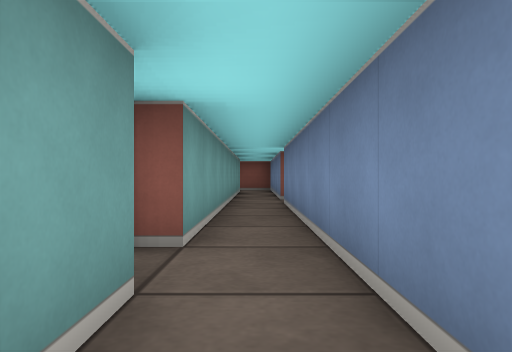
View 1 (above)

21 first-person views from a walk through a cub3D level. The camera is about half as high as the walls, looks level and sees 70° across. The floor is counted in squares. Each view is taken from the middle of a square. On the plan, view 1 faces up. The plan holds only what a view shows up to about 9 squares ahead; the rest is blank.

View 2
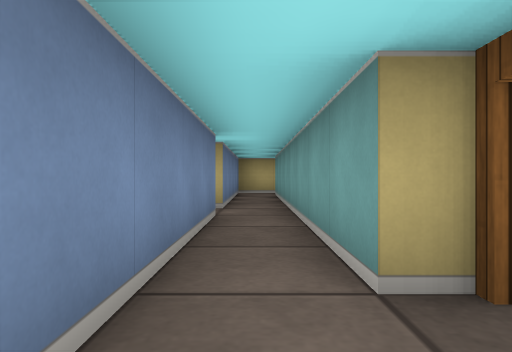

View 3
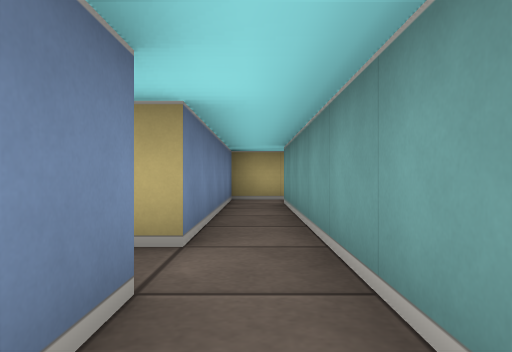

View 4
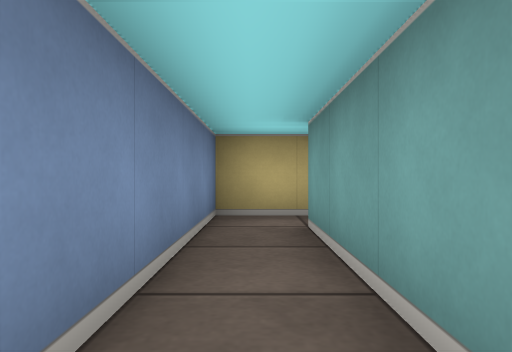

View 5
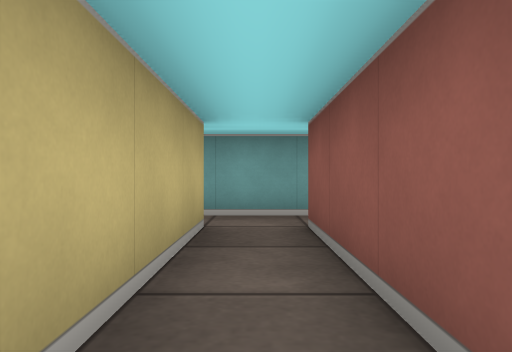

View 6
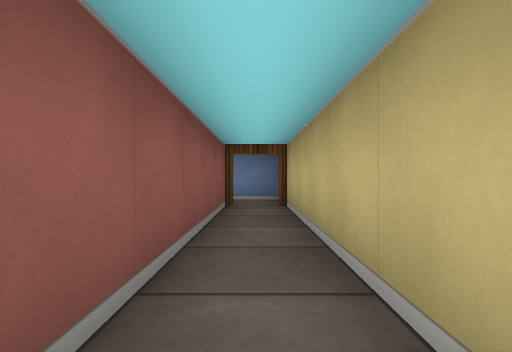

View 7
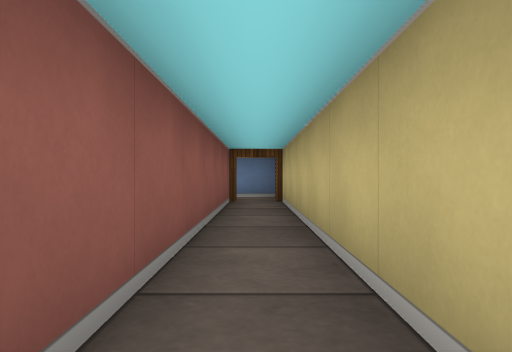

View 8
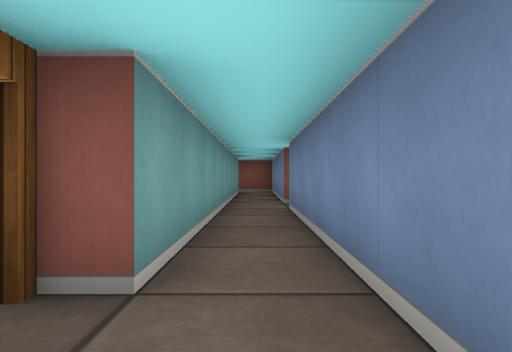

View 9
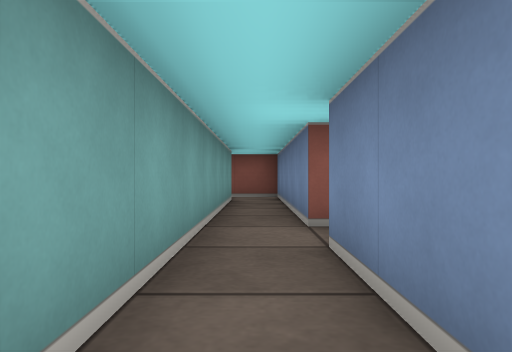

View 10
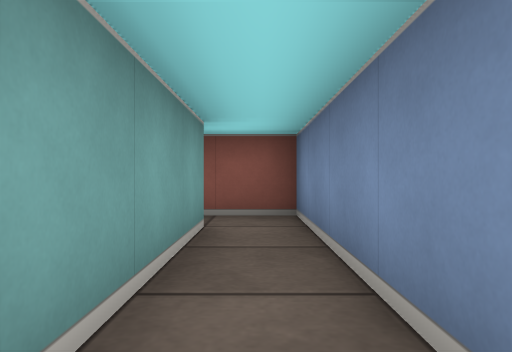

View 11
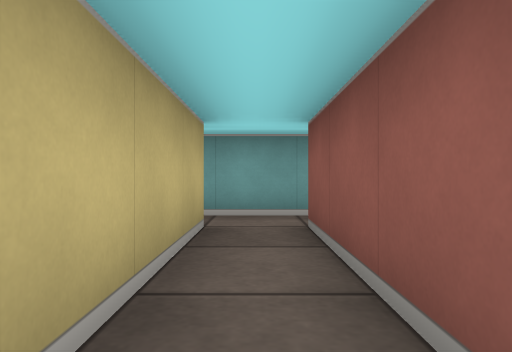

View 12
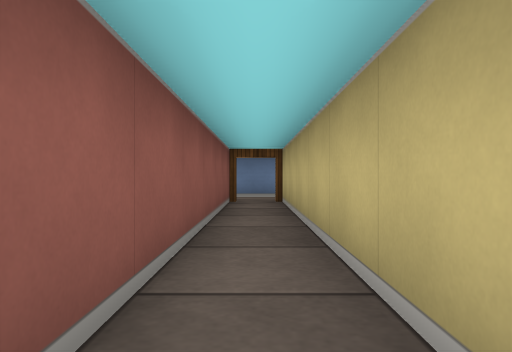

View 13
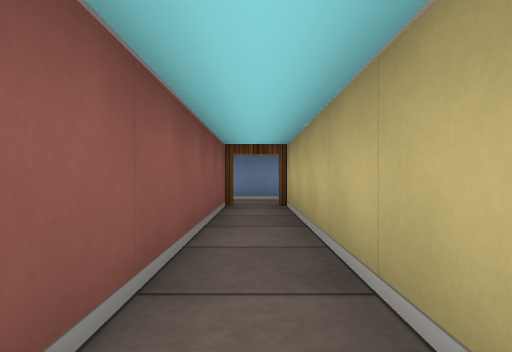

View 14
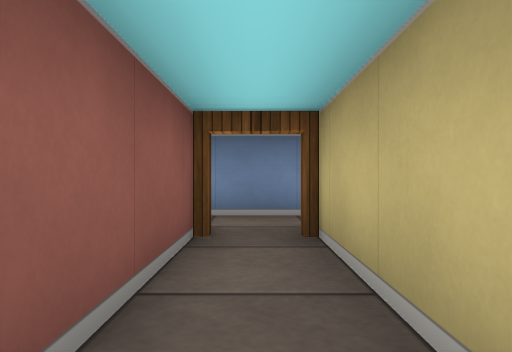

View 15
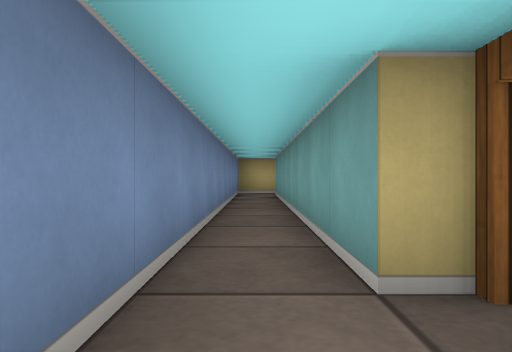

View 16
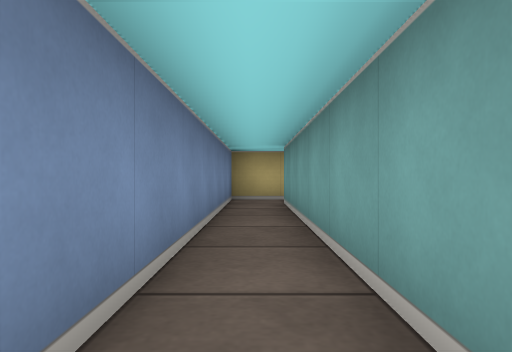

View 17
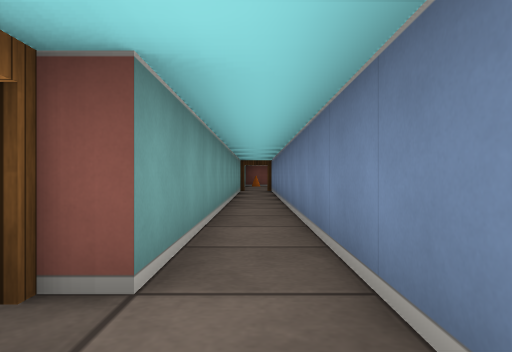

View 18
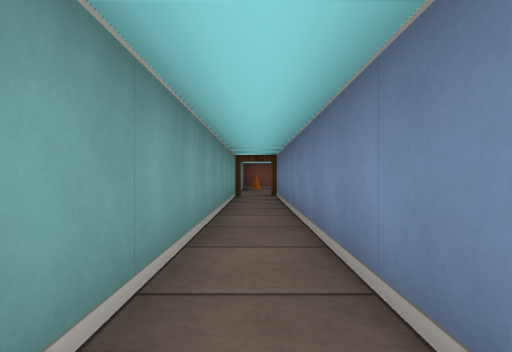

View 19
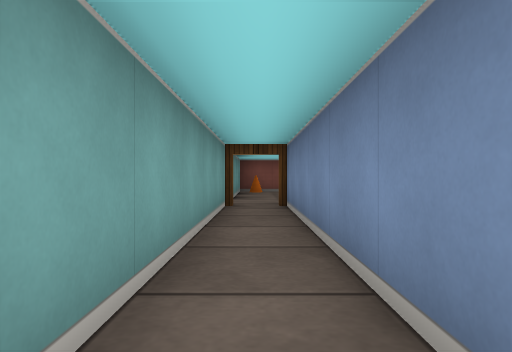

View 20
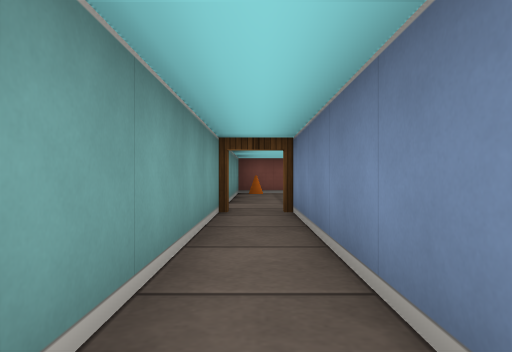

View 21
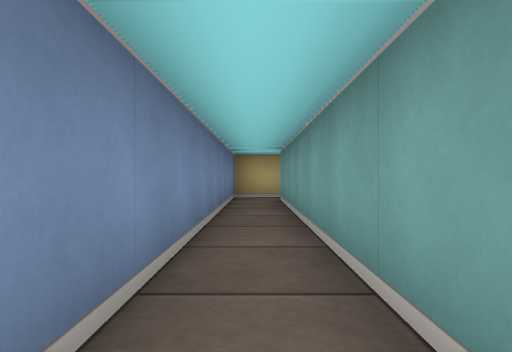

### Floor plan
Ten units are one square. View 1 is at (0, 0); x grows to the right and y downward. Boxes are objects, and circles mark ways between rooms. Rooms are numbered by the first view taken in them; rooms with no view inside come last. Other rooms are left out.
<svg viewBox="-15 -186 105 266">
<path fill="none" stroke="#000" d="M-5 -15 -5 65M-8 75 5 75 5 25 70 25M71 15 5 15 5 -65M-5 -65 -5 -25M5 -65 75 -65M-5 -115 -5 -65M75 -75 5 -75 5 -125 -8 -125M75 -65 75 15M75 -181 75 -75M70 25 85 25 85 -180"/>
<circle cx="0" cy="-60" r="3" fill="#2a7"/>
<circle cx="70" cy="20" r="3" fill="#2a7"/>
<circle cx="70" cy="-70" r="3" fill="#2a7"/>
<text x="0" y="10">1</text>
<text x="20" y="-70">2</text>
<text x="80" y="-80">3</text>
</svg>
Room 1 opens to room 2. Room 1 opens to room 3. Room 2 opens to room 3.

Where each view was taken, in squares from view 1:
view 1: 0 up, 0 right, facing up
view 2: 3 up, 0 right, facing down
view 3: 0 up, 0 right, facing down
view 4: 3 down, 0 right, facing down
view 5: 2 down, 4 right, facing left
view 6: 2 down, 1 right, facing right
view 7: 2 down, 0 right, facing right
view 8: 1 up, 0 right, facing up
view 9: 4 up, 0 right, facing up
view 10: 8 up, 0 right, facing up
view 11: 7 up, 4 right, facing left
view 12: 7 up, 0 right, facing right
view 13: 7 up, 1 right, facing right
view 14: 7 up, 4 right, facing right
view 15: 8 up, 8 right, facing down
view 16: 5 up, 8 right, facing down
view 17: 6 up, 8 right, facing up
view 18: 9 up, 8 right, facing up
view 19: 12 up, 8 right, facing up
view 20: 13 up, 8 right, facing up
view 21: 6 up, 8 right, facing down
